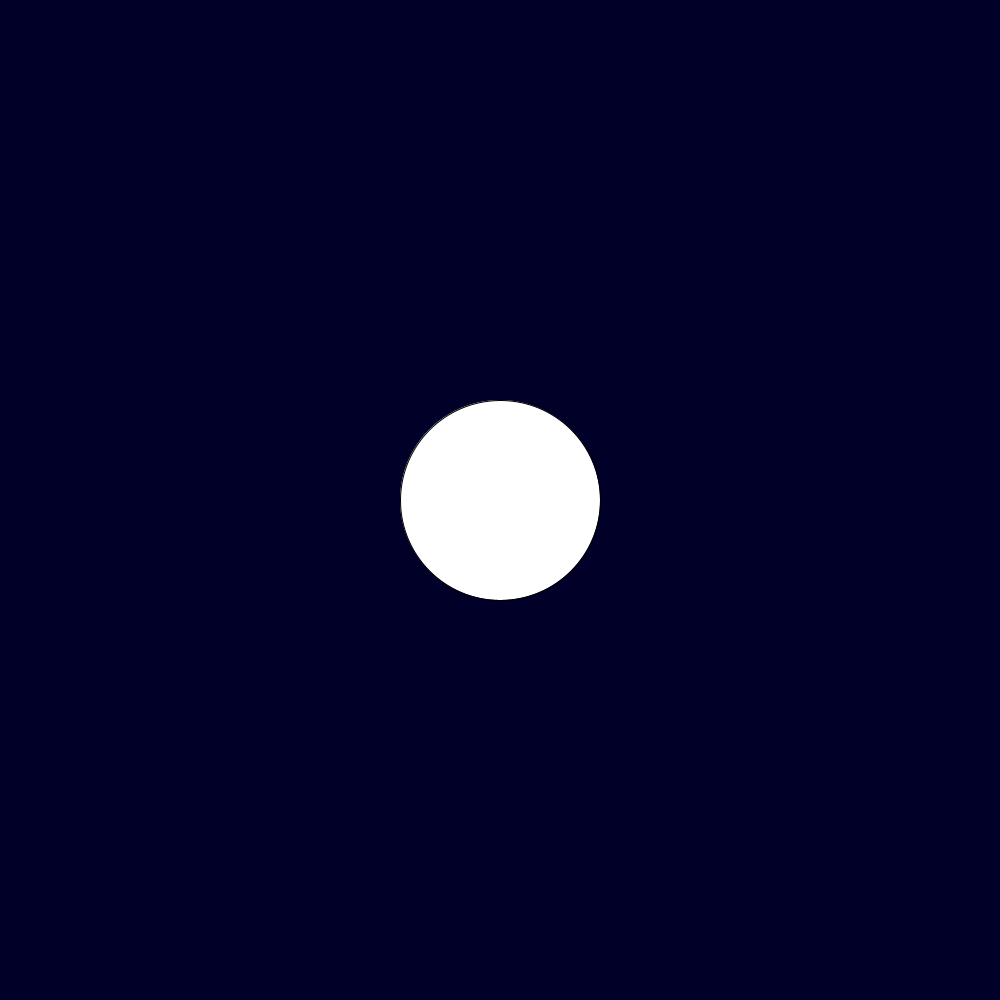
Frame 1 (no input)
Frame 60 (the mouse pressed at the canvas centre just before this capture): identical to frame 1, image omitted
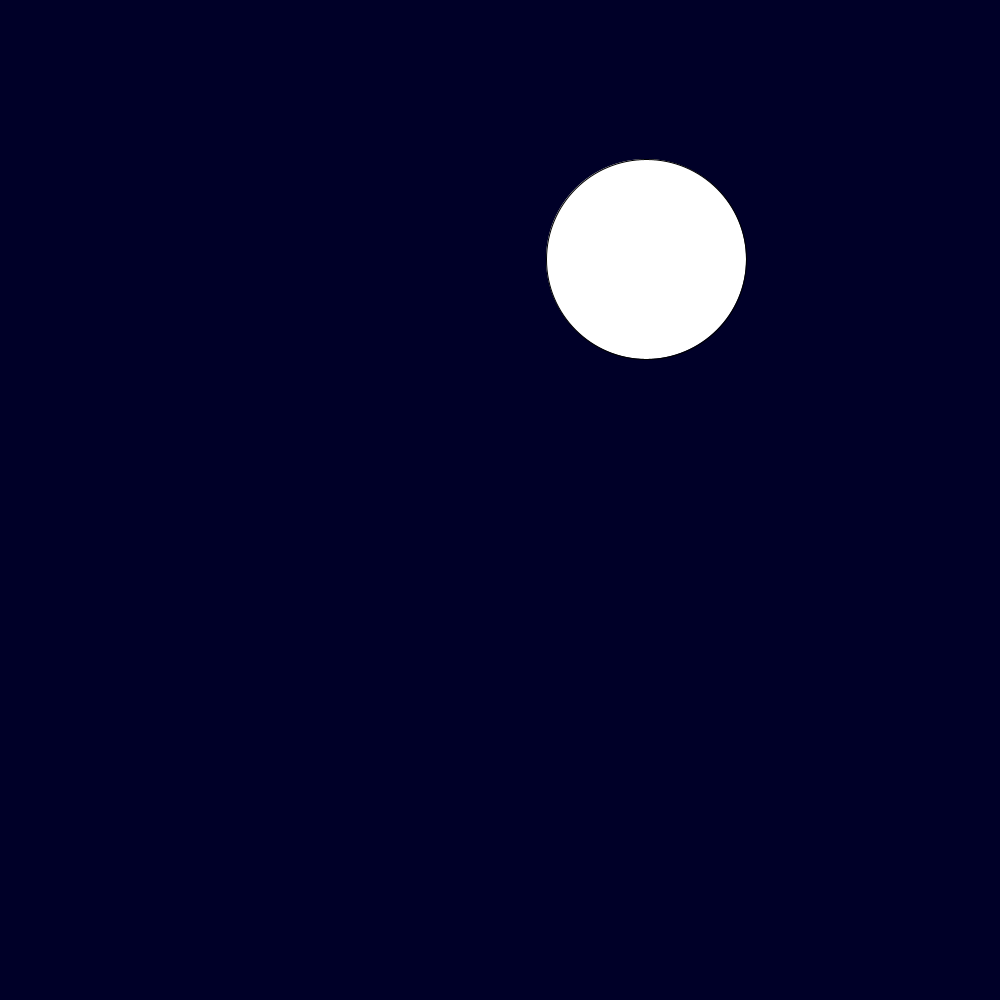
Frame 120 (the mouse held since frame 60 and released just before this capture)

The Processing sketch that drew these frames (run headless with seeded random() and noise(); from frame 60 on, the mouse is pressed at the canvas centre):

// Processing sketch: SlipperyDot2
// ── SlipperyDot2.pde
 // 4. create three integer variables to  
    //    represent the x, y, and the size of the ellipse
    int x = 500;
    int y = 500;
    
    
    void setup() {
      //1. set the size of your sketch
    size(1000,1000);
    }
    
    void draw() {
      //2. set the background color of your sketch
      background(0,0,40);
      //3. draw an ellipse. Make sure it fits in the window.
      ellipse(x,y,200,200);
      //5. use the variables created in step 4 to in place of the numbers
      //   in your ellipse
    
    }
    
    void mousePressed() {
      //6a. create an integer variable called distance
      int distance = getDistance(x,y,mouseX,mouseY);
      //6b. use the getDistance method to initialize your varible
      //    use the mouse's x and y and the x and y of your ellipse 
      //7. print the distance variable
    text(distance, 100,100);
      
      //8a. make an if statement to check if the distance variable
      //   is greater than negative half the size of the ellipse,
      //   and less than positive half the size of the ellipse.
      if(distance<50&&distance>-50){
           x=(int)random(width);
           y=(int)random(height); 
      }
        //8b.  set the x and y of the ellipse to a random location on the window
 
      
    }
    
    int getDistance(int x1, int y1, int x2, int y2) {
      return (int)Math.sqrt(x2 * x2 + y2 * y2) - (int)Math.sqrt(x1 * x1 + y1 * y1);
    }
